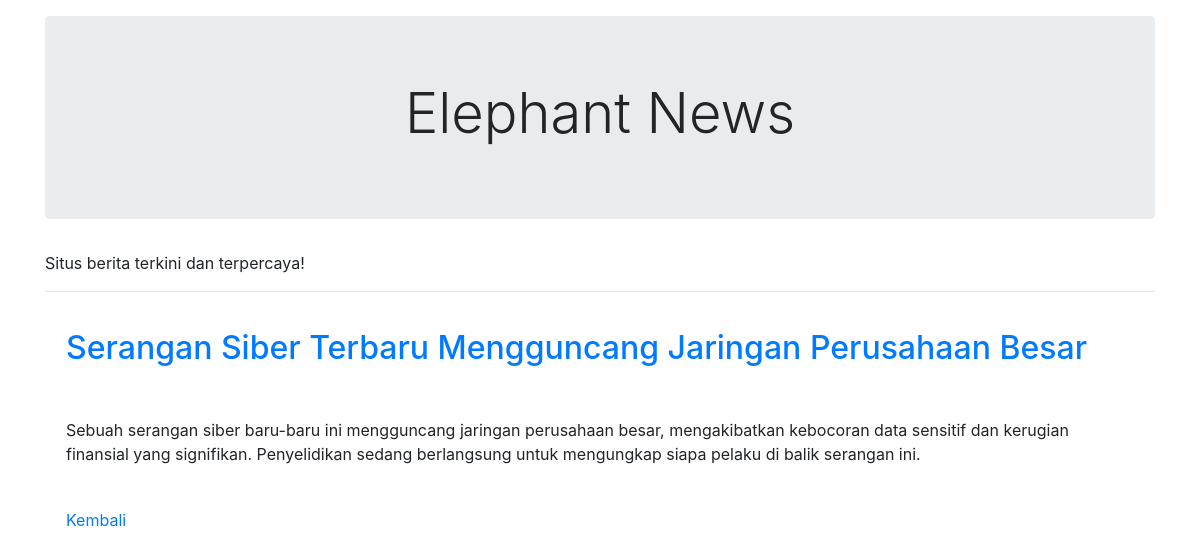
Page /?page=home.php&id=1 on the committed database.
### tables this page shows
CREATE TABLE `halaman_utama` (
  `id` int(11) NOT NULL,
  `judul_web` varchar(250) NOT NULL,
  `text_berjalan` varchar(250) NOT NULL
);

CREATE TABLE `berita` (
  `id` int(11) NOT NULL,
  `judul` varchar(231) NOT NULL,
  `isi` varchar(500) NOT NULL
);

### index.php (the view, shortened to what this page needs)
<?php
include 'config/config.php';
$query = mysqli_query($conn, "SELECT judul_web FROM halaman_utama WHERE id = 1");
$row = mysqli_fetch_assoc($query);
$judul_web = $row['judul_web'];
$query_text_berjalan = mysqli_query($conn, "SELECT text_berjalan FROM halaman_utama WHERE id = 1");
$row_text_berjalan = mysqli_fetch_assoc($query_text_berjalan);
$text_berjalan = $row_text_berjalan['text_berjalan'];
?>
<!DOCTYPE html>
<html lang="en">
<head>
    <link rel="stylesheet" href="css/bootstrap.min.css">
</head>
<body>
    <div class="container">
        <div class="jumbotron mt-3">
            <h1 class="display-4 text-center"><?= $judul_web; ?></h1>
        </div>
        <div class="row">
            <div class="col">
                <marquee><?= $text_berjalan; ?></marquee>
            </div>
        </div>
        <hr>
        <?php
        if (isset($_GET['page'])) {
            include $_GET['page'];
        } else {
            include 'home.php';
        }
        ?>
    </div>
</body>
</html>

### home.php (shortened to what this page needs)
<?php
$query = mysqli_query($conn, "SELECT * FROM berita");
if (isset($_GET['id'])) {
    $id = $_GET['id'];
    $query = mysqli_query($conn, "SELECT * FROM berita WHERE id = $id");
}
?>
<?php if (isset($_GET['id'])) { ?>
    <table cellspacing="21" cellpadding="21">
        <?php while ($row = mysqli_fetch_array($query)) { ?>
            <tr>
                <td>
                    <a href="?page=home.php&id=<?= $row['id']; ?>" class="judul">
                        <h2><?= $row['judul']; ?></h2>
                    </a>
                </td>
            </tr>
            <tr>
                <td><?= $row['isi']; ?></td>
            </tr>
            <tr>
                <td><a href="?page=home.php">Kembali</a></td>
            </tr>
        <?php } ?>
    </table>
<?php } ?>

### rows in the picture
halaman_utama: judul_web "Elephant News", text_berjalan "Situs berita terkini dan terpercaya!"
berita: judul "Serangan Siber Terbaru Mengguncang Jaringan Perusahaan Besar", isi "Sebuah serangan siber baru-baru ini mengguncang jaringan perusahaan besar, mengakibatkan kebocoran data sensitif dan kerugian finansial yang signifikan. Penyelidikan sedang berlangsung untuk mengungkap siapa pelaku di balik serangan ini."
